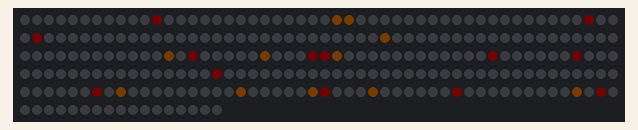
The sketch below on a simulated Arduino Uno, built with avr-gcc and run on an emulated ATmega328P. Shown: 267 RGB LEDs in strip order, left to right, continuing on the next row. Dim RGB values are drawn brighter than linear; random numbers use the default seed unless the sketch sets one.

Above: at 0.44 s.
At 4.17 s:
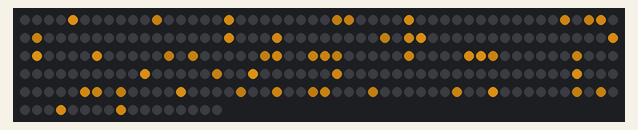
At 10.04 s:
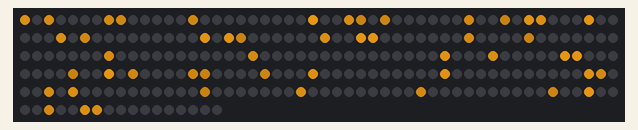
At 19.94 s:
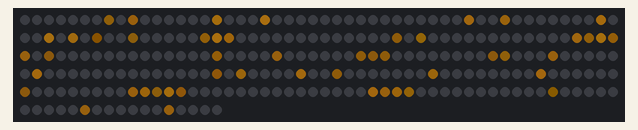
At 29.83 s:
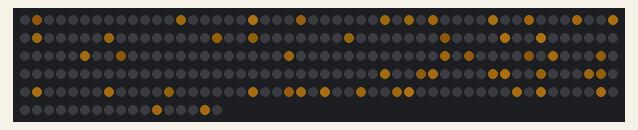
At 39.73 s:
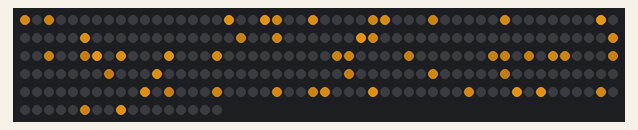

The sketch:

twinkle_leds.ino
```cpp
#include <FastLED.h>

// Routine that creates a "twinkle" effet across all LEDs.
// Based off this:
//  https://gist.github.com/kriegsman/88954aae22b03a664081
// But modified to use HSV colors instead (for easier brightness changing)
//  https://github.com/FastLED/FastLED/wiki/Pixel-reference

// Prototype board
//#define NUM_LEDS 60

// Ovia sign
#define NUM_LEDS 267

#define DATA_PIN 4

// Chance of each pixel starting to brighten up.
// 1 or 2 = a few brightening pixels at a time.
// 10 = lots of pixels brightening at a time.
#define CHANCE_OF_TWINKLE     1
#define DELTA_BRIGHTNESS_UP   1
#define DELTA_BRIGHTNESS_DOWN 1
#define MAX_TWINKLE_PIXELS 50

// "Shimmery water" effect
//#define BASE_BRIGHTNESS       210
//#define MAX_BRIGHTNESS        255
//#define HUE_VALUE             150 // Blue
//#define SATURATION_VALUE      255

// "Blood in the water" effect
//#define BASE_BRIGHTNESS       210
//#define MAX_BRIGHTNESS        255
//#define HUE_VALUE             0   // Pinkish
//#define SATURATION_VALUE      128

// "Warm white twinkle" effect
#define BASE_BRIGHTNESS       0
#define MAX_BRIGHTNESS        255
#define HUE_VALUE             40  // Color between orange and yellow
#define SATURATION_VALUE      190 // Combined with hue, creates a relatively warm white

// Variables for handling "twinkle"
enum { SteadyDim, GettingBrighter, GettingDimmer };
uint8_t pixelState[NUM_LEDS];
uint8_t pixelBrightness[NUM_LEDS];
int numPixelsTwinkling = 0;

// Define the array of leds
CRGB leds[NUM_LEDS];

void setup() {
  // start the serial port, so we can log data to the Arduino IDE
  Serial.begin(9600);

  // start FastLED, tell it about our LEDs
  FastLED.addLeds<WS2812B, DATA_PIN, GRB>(leds, NUM_LEDS);

  // Init all pixels to base state
  for (uint16_t i = 0; i < NUM_LEDS; i++) {
    pixelState[i] = SteadyDim;
    pixelBrightness[i] = BASE_BRIGHTNESS;
  }
  CHSV color = CHSV(HUE_VALUE, SATURATION_VALUE, BASE_BRIGHTNESS);
  fill_solid(leds, NUM_LEDS, color);
}

void loop() {
  twinkleMapPixels();
  FastLED.show();
  // FastLED.delay(20);
}

void twinkleMapPixels() {
  for (uint16_t i = 0; i < NUM_LEDS; i++) {
    if (pixelState[i] == SteadyDim) {
      // Pixel is currently at standard dim, see if it should twinkle
      if ((random8() < CHANCE_OF_TWINKLE) && (numPixelsTwinkling < MAX_TWINKLE_PIXELS)) {
        pixelState[i] = GettingBrighter;
        numPixelsTwinkling++;
      }

    } else if (pixelState[i] == GettingBrighter) {
      // If pixel has reached max brightness, need to start dimming it
      if (pixelBrightness[i] >= MAX_BRIGHTNESS) {
        pixelState[i] = GettingDimmer;
      } else {
        // Keep brightening it
        pixelBrightness[i] += DELTA_BRIGHTNESS_UP;
        leds[i] = CHSV(HUE_VALUE, SATURATION_VALUE, pixelBrightness[i]);
      }

    } else {
      // Getting dimmer
      if (pixelBrightness[i] <= BASE_BRIGHTNESS) {
        // Reset to base color
        leds[i] = CHSV(HUE_VALUE, SATURATION_VALUE, BASE_BRIGHTNESS);
        pixelState[i] = SteadyDim;
        pixelBrightness[i] = BASE_BRIGHTNESS;
        numPixelsTwinkling--;

      } else {
        // Keep dimming it down
        pixelBrightness[i] -= DELTA_BRIGHTNESS_DOWN;
        leds[i] = CHSV(HUE_VALUE, SATURATION_VALUE, pixelBrightness[i]);
      }
    }
  }
}
```
